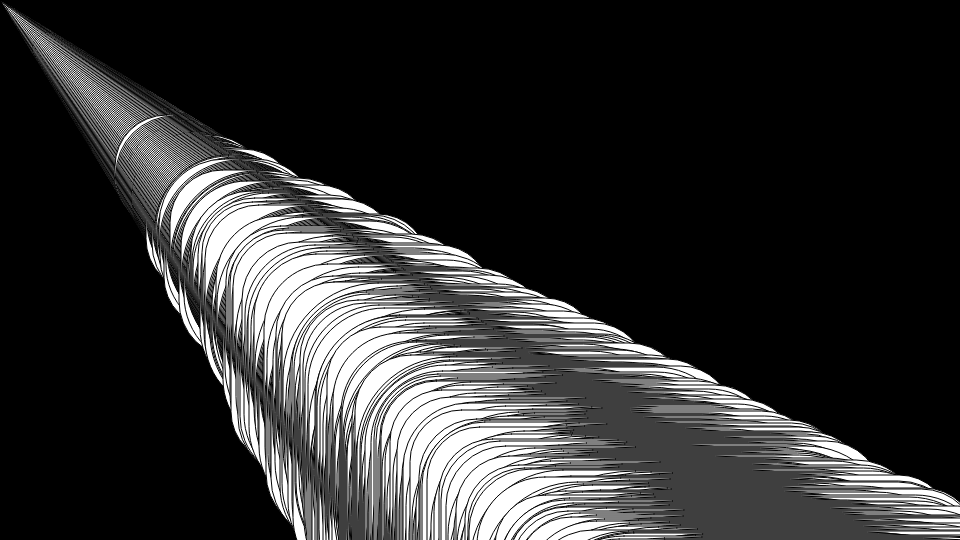
Frame 1 (no input)
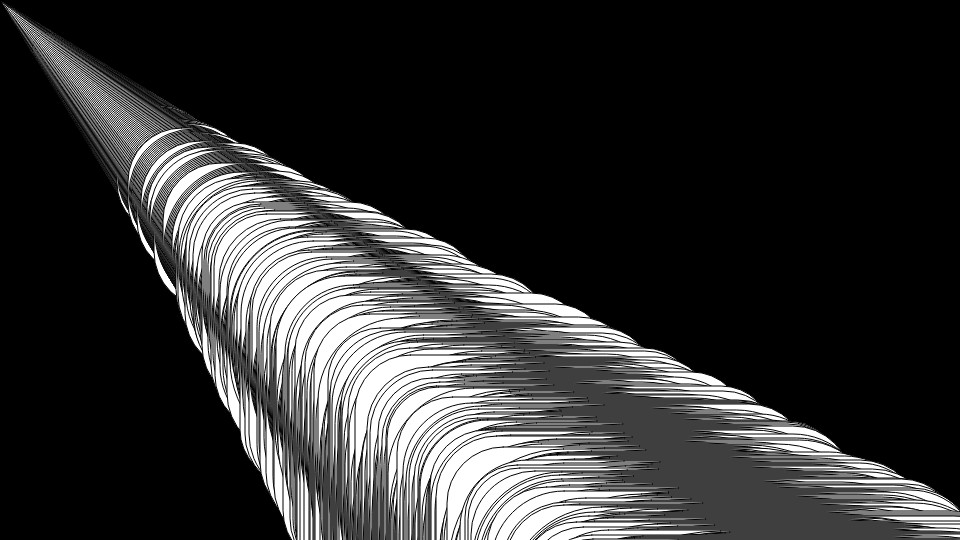
Frame 60 (no input)
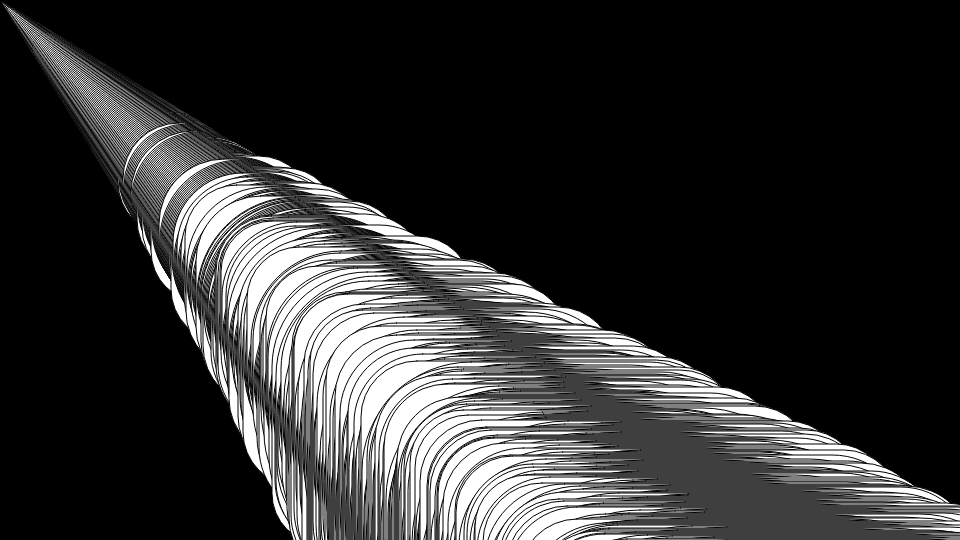
Frame 120 (the mouse pressed at the canvas centre since frame 60)

The p5.js sketch that drew these frames (run headless with seeded random() and noise() and a simulated clock; from frame 60 on, the mouse is pressed at the canvas centre):

// p5.js sketch
// ── sketch.js
function setup() {
  createCanvas(960, 540);
}

function draw() {
  background(0);
  for(var i=0; i<width;i++)
    {
      rect(i,i,i,i,random(50,200),random(50,200),random(50,200));
    }
}
